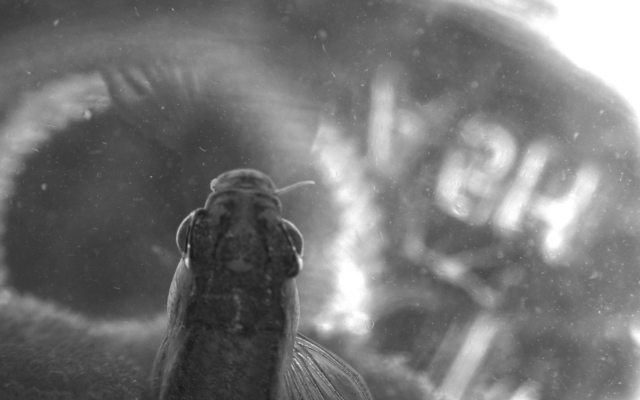
#> input picture frame 12 of TestData/LitFishVid.mp4, 1280 x 800 px (shown at 1/2 size)
$ python main.py
#> lines starting #> are read from the running program, lines starting #| are printed output that depends on the picture
import numpy as np
import matplotlib.pyplot as plt
from matplotlib import cm

import cv2
from skimage.transform import hough_line, hough_line_peaks

import os.path
from os import path
import csv


class Project:

	#codec to output the file
	fourcc = cv2.VideoWriter_fourcc(*'XVID') #this is saying we want to use xvid as our codec

	#initializes the instance of a Project
	def __init__(self,inputFilePath):

		#The class attributes
#> called with inputFilePath = 'TestData//LitFishVid.mp4'
		self.inputFilePath = inputFilePath
		self.inputVideo = cv2.VideoCapture(inputFilePath)
		self.outputFileHandle = None
		self.writer = None
		self.frame = None
		self.max = 0
		self.min = 0
		self.roi1 = np.array([0,0])
		self.roi2 = np.array([0,0])
		self.eyeNum = 0

		#check the input file path by trying to read the first frame
		try:
			ret,self.frame = self.inputVideo.read()
#> self.frame is the input picture: shape (800, 1280, 3); min 23, max 255, mean 118.2
			self.frame = resize(self.frame)
			self.frame = cv2.cvtColor(self.frame, cv2.COLOR_BGR2GRAY)
		except:
			self.inputFilePath = None
			print("There was an error with the input file path.")


		## setting output file
		if self.inputFilePath != None: #I don't want to create an output if input was bad
			try:
				self.outputFileHandle = open('fishAngles.csv', 'x', newline='')
			except:
				self.outputFileHandle = None #is this redundant?

			fileNum = 1
			while(self.outputFileHandle == None):
				try:
					self.outputFileHandle = open("fishAngles" + str(fileNum) + ".csv", 'x',newline = '')
				except:
					self.outputFileHandle = None #is this redundant?
					fileNum += 1


	#returns true or false if a frame is read and update the self.frame attribute
	# [35 lines left out: functions getNextFrame, EdgeDetec, not called in this run]

	def setROI(self):

		windowName = "ROI"

		# [26 lines left out: function setROIHelper, not called in this run]

		#end helper
		cv2.imshow(windowName,self.frame) #this creates the window we will be working on too!!!
		cv2.setMouseCallback(windowName,setROIHelper)

		while cv2.getWindowProperty(windowName, 0) >= 0:
			# display the image and wait for a keypress
			key = cv2.waitKey(1) & 0xFF
			# if the 'r' key is pressed, reset the cropping region
			if key == ord("r"):
				self.roi1 = np.array([0,0])
				self.roi2 = np.array([0,0])
				img = (self.frame).copy()
				cv2.putText(img,"Select UPPER LEFT bounds of the eyes.",(5,15),cv2.FONT_HERSHEY_SIMPLEX,0.5,(255,255,0),1)
				cv2.imshow(windowName,img)
			# if the 'c' key is pressed, break from the loop
			elif key == ord("d"):
				cv2.destroyAllWindows()
				#print(self.roi1[1],self.roi2[1] , self.roi1[0],self.roi2[0])

		return
	#end setROI

	# [67 lines left out: functions lineTransform, writeToFile, setEyeNum, not called in this run]

### separate??
def resize(img):
	height,width,__ = img.shape ## Need the blank variable or else "TypeError: argument 1 must have a "write" method"
#> height = 800; width = 1280

	scale_percent = 512 / width
#> scale_percent = 0.4
	width = int(img.shape[1] * scale_percent) #python makes it a float, and it needs an int
#> width = 512
	height = int(img.shape[0] * scale_percent)
#> height = 320
	img = cv2.resize(img,(width,height),interpolation = cv2.INTER_AREA)
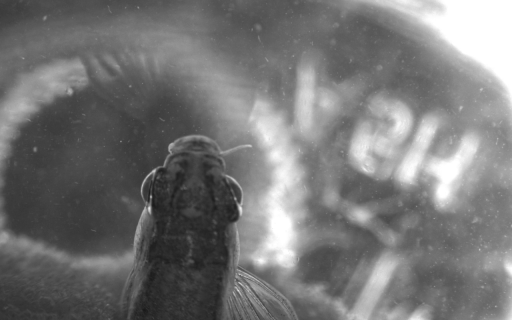
#> img: shape (320, 512, 3); min 25, max 255, mean 118.2

	return img

	# #this is the "main" function
SofsProject = Project("TestData//LitFishVid.mp4")

	# [12 lines of commented-out code are left out]
SofsProject.setROI()
#> (key q is pressed here)
print(SofsProject.roi1, SofsProject.roi2)
	# SofsProject.lineTransform()

	# cv2.waitKey(0)
	# cv2.destroyAllWindows()
